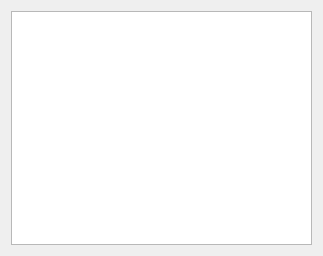
<?xml version="1.0" encoding="UTF-8"?>
<ui version="4.0">
 <class>SecDialog</class>
 <widget class="QDialog" name="SecDialog">
  <property name="geometry">
   <rect>
    <x>0</x>
    <y>0</y>
    <width>319</width>
    <height>256</height>
   </rect>
  </property>
  <property name="windowTitle">
   <string>Dialog</string>
  </property>
  <layout class="QHBoxLayout" name="horizontalLayout">
   <item>
    <widget class="QListWidget" name="listWidget">
     <property name="minimumSize">
      <size>
       <width>301</width>
       <height>0</height>
      </size>
     </property>
     <property name="autoFillBackground">
      <bool>false</bool>
     </property>
    </widget>
   </item>
  </layout>
 </widget>
 <resources/>
 <connections/>
</ui>
